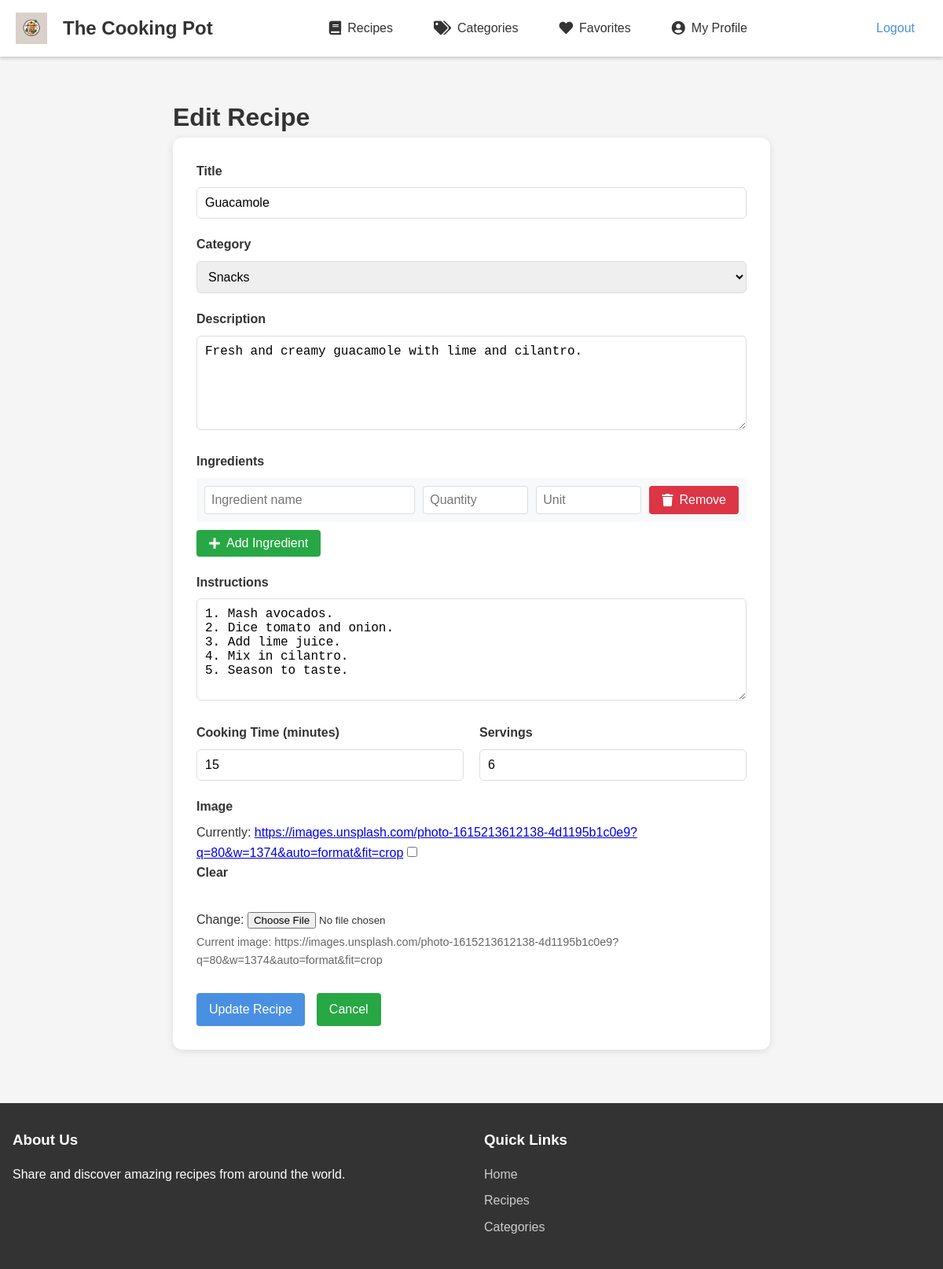
Screenshot of /recipe/8/edit/ (signed in) with the database file from the repository.
### recipes/models.py (models this page shows, shortened)
class Recipe(models.Model):
    title = models.CharField(max_length=200)
    description = models.TextField()
    ingredients = models.JSONField(
        help_text="Format: {'ingredient_name': {'quantity': number, 'unit': string}}"
    )
    instructions = models.TextField()
    cooking_time = models.IntegerField(help_text="Cooking time in minutes")
    servings = models.IntegerField()
    created_at = models.DateTimeField(auto_now_add=True)
    updated_at = models.DateTimeField(auto_now=True)
    author = models.ForeignKey(User, on_delete=models.CASCADE)
    image = models.ImageField(upload_to='recipe_images/', null=True, blank=True)
    tags = models.ManyToManyField(Tag, related_name='recipes', blank=True)
    category = models.ForeignKey(
        Category,
        on_delete=models.SET_NULL,
        null=True,
        blank=True,
        related_name='recipes'
    )
    favorites = models.ManyToManyField(
        User,
        through='Favorite',
        related_name='favorite_recipes'
    )
    class Meta:
        ordering = ['-created_at']

### recipes/views.py (the view)
# urls.py: path('recipe/<int:pk>/edit/', views.recipe_edit, name='recipe_edit'),
@login_required
def recipe_edit(request, pk):
    recipe = get_object_or_404(Recipe, pk=pk, author=request.user)
    if request.method == 'POST':
        form = RecipeForm(request.POST, request.FILES, instance=recipe)
        ingredients_json = request.POST.get('ingredients_json')
        try:
            if ingredients_json:
                ingredients_data = json.loads(ingredients_json)
                if not ingredients_data:
                    form.add_error(None, 'At least one ingredient is required.')
            else:
                form.add_error(None, 'Ingredients are required.')
            if form.is_valid():
                recipe = form.save(commit=False)
                recipe.ingredients = ingredients_data
                recipe.save()
                messages.success(request, 'Recipe updated successfully!')
                return redirect('recipes:recipe_detail', recipe_id=recipe.pk)
        except json.JSONDecodeError:
            form.add_error(None, 'Invalid ingredients format.')
    else:
        form = RecipeForm(instance=recipe)
    return render(request, 'recipes/recipe_form.html', {
        'form': form,
        'recipe': recipe,
        'edit_mode': True,
        'initial_ingredients': json.dumps(recipe.ingredients) if recipe.ingredients else '{}'
    })

### recipes/forms.py (shortened to what this page needs)
class RecipeForm(forms.ModelForm):
    tags = forms.ModelMultipleChoiceField(
        queryset=Tag.objects.all(),
        required=False,
        widget=forms.CheckboxSelectMultiple
    )
    category = forms.ModelChoiceField(
        queryset=Category.objects.all(),
        empty_label="Select a Category",
        widget=forms.Select(attrs={'class': 'form-control'})
    )
    class Meta:
        model = Recipe
        fields = ['title', 'description', 'cooking_time', 'servings', 'image', 'category', 'instructions']
        widgets = {
            'description': forms.Textarea(attrs={'rows': 4}),
            'instructions': forms.Textarea(attrs={'rows': 6}),
        }
    ingredients_json = forms.CharField(widget=forms.HiddenInput(), required=False)
    def __init__(self, *args, **kwargs):
        super().__init__(*args, **kwargs)
        for field in self.fields:
            self.fields[field].widget.attrs['class'] = 'form-control'

### recipes/models.py (called while the page is built)
    def __str__(self):
        return self.name

### templates/recipes/recipe_form.html (shortened to what this page needs)
{% extends 'recipes/base.html' %}
{% load static %}
{% block extra_css %}
<link rel="stylesheet" type="text/css" href="{% static 'css/recipe_form.css' %}">
{% endblock %}
{% block content %}
<div class="form-container">
    <h1>{% if form.instance.pk %}Edit{% else %}Create{% endif %} Recipe</h1>
    <form method="post" enctype="multipart/form-data" class="recipe-form" id="recipeForm">
        <div class="form-group">
            <label for="{{ form.title.id_for_label }}">Title</label>
            {{ form.title }}
        </div>
        <div class="form-group">
            <label for="{{ form.category.id_for_label }}">Category</label>
            {{ form.category }}
        </div>
        <div class="form-group">
            <label for="{{ form.description.id_for_label }}">Description</label>
            {{ form.description }}
        </div>
        <div class="form-group">
            <label>Ingredients</label>
            <div id="ingredients-container">
            </div>
            <button type="button" class="btn btn-secondary" id="add-ingredient">
                <i class="fas fa-plus"></i> Add Ingredient
            </button>
        </div>
        <div class="form-group">
            <label for="{{ form.instructions.id_for_label }}">Instructions</label>
            {{ form.instructions }}
        </div>
        <div class="form-row">
            <div class="form-group half">
                <label for="{{ form.cooking_time.id_for_label }}">Cooking Time (minutes)</label>
                {{ form.cooking_time }}
            </div>
            <div class="form-group half">
                <label for="{{ form.servings.id_for_label }}">Servings</label>
                {{ form.servings }}
            </div>
        </div>
        <div class="form-group">
            <label for="{{ form.image.id_for_label }}">Image</label>
            {{ form.image }}
            {% if form.instance.image %}
                <p class="current-image">Current image: {{ form.instance.image.name }}</p>
            {% endif %}
        </div>
        <div class="form-actions">
            <button type="submit" class="btn btn-primary">
                {% if form.instance.pk %}Update{% else %}Create{% endif %} Recipe
            </button>
            <a href="{% url 'recipes:all_recipes' %}" class="btn btn-secondary">Cancel</a>
        </div>
    </form>
</div>
{% endblock %}

### static/css/base.css (style rules this page uses)
* { margin: 0; padding: 0; box-sizing: border-box; }
body { font-family: 'Arial', sans-serif; line-height: 1.6; background-color: #f5f5f5; color: #333; }
.btn { padding: 0.5rem 1rem; border-radius: 4px; text-decoration: none; font-weight: 500; transition: all 0.3s ease; border: none; cursor: pointer; }
.btn-primary { background-color: #4A90E2; color: white; }

### static/css/recipe_form.css (style rules this page uses)
.form-container { max-width: 800px; margin: 0 auto; padding: 20px; }
.recipe-form { background-color: #fff; padding: 30px; border-radius: 12px; box-shadow: 0 2px 10px rgba(0,0,0,0.1); }
.form-group { margin-bottom: 20px; }
.form-row { display: grid; grid-template-columns: 1fr 1fr; gap: 20px; }
label { display: block; margin-bottom: 8px; font-weight: 600; color: #333; }
input[type="text"], input[type="number"], textarea, select { width: 100%; padding: 10px; border: 1px solid #ddd; border-radius: 6px; font-size: 16px; }
textarea { min-height: 120px; resize: vertical; }
.btn { padding: 8px 16px; border: none; border-radius: 4px; cursor: pointer; font-size: 16px; display: inline-flex; align-items: center; gap: 8px; }
.btn-primary { background-color: #4A90E2; color: white; }
.btn-secondary { background-color: #28a745; color: white; }
.form-actions { margin-top: 30px; display: flex; gap: 15px; }
.current-image { margin-top: 5px; font-size: 0.9em; color: #666; }

### rows the page displays
Recipe: title "Guacamole", category "Snacks", description "Fresh and creamy guacamole with lime and cilantro.", instructions "1. Mash avocados. 2. Dice tomato and onion. 3. Add lime juice. 4. Mix in cilantro. 5. Season to taste.", cooking_time "15", servings "6", instance.image.name "https://images.unsplash.com/photo-1615213612138-4d1195b1c0e9?q=80&w=1374&auto=format&fit=crop"
